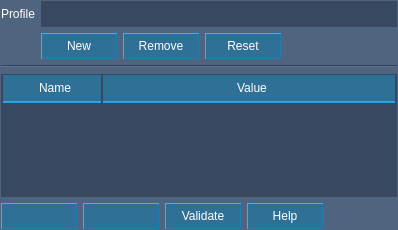
<?xml version="1.0" encoding="UTF-8"?>
<ui version="4.0">
 <class>QgsRasterFormatSaveOptionsWidgetBase</class>
 <widget class="QWidget" name="QgsRasterFormatSaveOptionsWidgetBase">
  <property name="geometry">
   <rect>
    <x>0</x>
    <y>0</y>
    <width>398</width>
    <height>230</height>
   </rect>
  </property>
  <property name="windowTitle">
   <string>Form</string>
  </property>
  <property name="styleSheet">
   <string notr="true">QWidget{
	color:#ffffff;
	background-color:#4f647f;
}
</string>
  </property>
  <layout class="QGridLayout" name="gridLayout">
   <property name="leftMargin">
    <number>1</number>
   </property>
   <property name="topMargin">
    <number>1</number>
   </property>
   <property name="rightMargin">
    <number>1</number>
   </property>
   <property name="bottomMargin">
    <number>1</number>
   </property>
   <item row="0" column="1">
    <layout class="QGridLayout" name="gridLayout_3">
     <item row="1" column="1">
      <widget class="QWidget" name="mProfileButtons" native="true">
       <layout class="QHBoxLayout" name="mProfileButtonsLayout">
        <property name="leftMargin">
         <number>0</number>
        </property>
        <property name="topMargin">
         <number>0</number>
        </property>
        <property name="rightMargin">
         <number>0</number>
        </property>
        <property name="bottomMargin">
         <number>0</number>
        </property>
        <item>
         <widget class="QPushButton" name="mProfileNewButton">
          <property name="minimumSize">
           <size>
            <width>76</width>
            <height>26</height>
           </size>
          </property>
          <property name="styleSheet">
           <string notr="true">QPushButton{
	color:#ffffff;
	background-color:#2f7196;
	border-top:1px solid #44aeea;
	border-left:1px solid #44aeea;
	border-bottom:1px solid #217cb1;
	border-right:1px solid #217cb1;
}

QPushButton:hover{
	color:#ffffff;
	background-color:#0f8dc8;
}

QPushButton:pressed{
	color:#ffffff;
	background-color:#256081;
	border:1px solid #44aeea;	
}</string>
          </property>
          <property name="text">
           <string>New</string>
          </property>
          <property name="icon">
           <iconset>
            <normaloff>:/images/themes/default/symbologyAdd.svg</normaloff>:/images/themes/default/symbologyAdd.svg</iconset>
          </property>
         </widget>
        </item>
        <item>
         <widget class="QPushButton" name="mProfileDeleteButton">
          <property name="minimumSize">
           <size>
            <width>76</width>
            <height>26</height>
           </size>
          </property>
          <property name="styleSheet">
           <string notr="true">QPushButton{
	color:#ffffff;
	background-color:#2f7196;
	border-top:1px solid #44aeea;
	border-left:1px solid #44aeea;
	border-bottom:1px solid #217cb1;
	border-right:1px solid #217cb1;
}

QPushButton:hover{
	color:#ffffff;
	background-color:#0f8dc8;
}

QPushButton:pressed{
	color:#ffffff;
	background-color:#256081;
	border:1px solid #44aeea;	
}</string>
          </property>
          <property name="text">
           <string>Remove</string>
          </property>
          <property name="icon">
           <iconset>
            <normaloff>:/images/themes/default/symbologyRemove.svg</normaloff>:/images/themes/default/symbologyRemove.svg</iconset>
          </property>
         </widget>
        </item>
        <item>
         <widget class="QPushButton" name="mProfileResetButton">
          <property name="minimumSize">
           <size>
            <width>76</width>
            <height>26</height>
           </size>
          </property>
          <property name="styleSheet">
           <string notr="true">QPushButton{
	color:#ffffff;
	background-color:#2f7196;
	border-top:1px solid #44aeea;
	border-left:1px solid #44aeea;
	border-bottom:1px solid #217cb1;
	border-right:1px solid #217cb1;
}

QPushButton:hover{
	color:#ffffff;
	background-color:#0f8dc8;
}

QPushButton:pressed{
	color:#ffffff;
	background-color:#256081;
	border:1px solid #44aeea;	
}</string>
          </property>
          <property name="text">
           <string>Reset</string>
          </property>
          <property name="icon">
           <iconset>
            <normaloff>:/images/themes/default/mActionUndo.svg</normaloff>:/images/themes/default/mActionUndo.svg</iconset>
          </property>
         </widget>
        </item>
        <item>
         <spacer name="horizontalSpacer_2">
          <property name="orientation">
           <enum>Qt::Horizontal</enum>
          </property>
          <property name="sizeHint" stdset="0">
           <size>
            <width>40</width>
            <height>20</height>
           </size>
          </property>
         </spacer>
        </item>
       </layout>
      </widget>
     </item>
     <item row="0" column="1">
      <widget class="QComboBox" name="mProfileComboBox">
       <property name="sizePolicy">
        <sizepolicy hsizetype="MinimumExpanding" vsizetype="Fixed">
         <horstretch>0</horstretch>
         <verstretch>0</verstretch>
        </sizepolicy>
       </property>
       <property name="minimumSize">
        <size>
         <width>150</width>
         <height>26</height>
        </size>
       </property>
       <property name="styleSheet">
        <string notr="true">QComboBox{
	color:#ffffff;
	background-color:#384861;
	border:0px;
}

QComboBox:hover{
	color:#ffffff;
	background-color:#384861;
	border:1px solid #63bbff;
}

QComboBox::down-arrow{	
	image: url(:/images/down_arrow.png);
	background-color:transparent;
}

QComboBox::drop-down{
	border:0px;
	width:26px;
	background-color:transparent;
}

QComboBox::drop-down:hover {
	color:white;
	border:0px;
	width:26px;
    background-color:transparent;
}

QComboBox QAbstractItemView {
	color:#3c3c3c;
	outline:none;
	border:1px solid #63bbff;
    background-color:#f6fafb;
}

QComboBox QAbstractItemView::item {
	outline:none;
	height:26px;
}

QComboBox QAbstractItemView::item:hover {
	color:white;
	outline:none;
	height:26px;
    background-color:#63bbff;	
}
QComboBox QAbstractItemView::item:selected {
	outline:none;
	border:0px;
	height:26px;
	color:#63bbff;
 	outline:none;
}</string>
       </property>
      </widget>
     </item>
     <item row="0" column="0">
      <widget class="QLabel" name="mProfileLabel">
       <property name="styleSheet">
        <string notr="true">QLabel{
	color:#ffffff;
	background-color:transparent;
}</string>
       </property>
       <property name="text">
        <string>Profile</string>
       </property>
      </widget>
     </item>
    </layout>
   </item>
   <item row="2" column="1">
    <widget class="QStackedWidget" name="mOptionsStackedWidget">
     <property name="currentIndex">
      <number>0</number>
     </property>
     <widget class="QWidget" name="page">
      <layout class="QGridLayout" name="gridLayout_2">
       <property name="leftMargin">
        <number>0</number>
       </property>
       <property name="topMargin">
        <number>0</number>
       </property>
       <property name="rightMargin">
        <number>0</number>
       </property>
       <property name="bottomMargin">
        <number>0</number>
       </property>
       <item row="0" column="0">
        <widget class="QTableWidget" name="mOptionsTable">
         <property name="minimumSize">
          <size>
           <width>204</width>
           <height>0</height>
          </size>
         </property>
         <property name="styleSheet">
          <string notr="true">QTableWidget{
color:#ffffff;
border:1px solid #384861;
background-color:#384861;
alternate-background-color:#e0e5e8;
}

QTableView QHeaderView::section{
	color:#ffffff;
	background-color:#2f7196;
	border:0px;
	padding-left:6px;
	border-left:1px solid #384861;
	border-right:1px solid #384861;
	border-bottom:2px solid #2ba3e7;
	height:26px;
}

QScrollBar:horizontal{
background-color:#2b394f;
height:12px;
}

QScrollBar::handle:horizontal{
margin:2px;
background-color:#2f7196;
}

QScrollBar::add-line:horizontal{
width:8px;
height:8px;
background-color:transparent;
subcontrol-position:right;
}

QScrollBar::sub-line:horizontal{
width:8px;
height:8px;
background-color:transparent;
subcontrol-position:left;
}

QScrollBar:vertical{
background-color:#2b394f;
width:12px;
}

QScrollBar::add-page:horizontal{
background:transparent;
}

QScrollBar::sub-page:horizontal{
background:transparent;
}

QScrollBar::add-page:vertical{
background:transparent;
}

QScrollBar::sub-page:vertical{
background:transparent;
}

QScrollBar::handle:vertical{
margin:2px;
background-color:#2f7196;
}

QScrollBar::add-line:vertical{
width:8px;
height:8px;
background-color:transparent;
subcontrol-position:bottom;
}

QScrollBar::sub-line:vertical{
width:8px;
height:8px;
background-color:transparent;
subcontrol-position:top;
}

QTableWidget::Item{
border:0px;
}

QTableWidget::Item:hover{
color:#ffffff;
border:0px;
background-color:#2887f1;
}

QTableWidget::Item:selected{
color:#ffffff;
border:0px;
background-color:#2887f1;
}

</string>
         </property>
         <attribute name="horizontalHeaderMinimumSectionSize">
          <number>30</number>
         </attribute>
         <attribute name="horizontalHeaderStretchLastSection">
          <bool>true</bool>
         </attribute>
         <column>
          <property name="text">
           <string>Name</string>
          </property>
         </column>
         <column>
          <property name="text">
           <string>Value</string>
          </property>
         </column>
        </widget>
       </item>
       <item row="1" column="0">
        <layout class="QGridLayout" name="gridLayout_4">
         <item row="0" column="0">
          <widget class="QPushButton" name="mOptionsAddButton">
           <property name="sizePolicy">
            <sizepolicy hsizetype="Minimum" vsizetype="Fixed">
             <horstretch>0</horstretch>
             <verstretch>0</verstretch>
            </sizepolicy>
           </property>
           <property name="minimumSize">
            <size>
             <width>76</width>
             <height>26</height>
            </size>
           </property>
           <property name="styleSheet">
            <string notr="true">QPushButton{
	color:#ffffff;
	background-color:#2f7196;
	border-top:1px solid #44aeea;
	border-left:1px solid #44aeea;
	border-bottom:1px solid #217cb1;
	border-right:1px solid #217cb1;
}

QPushButton:hover{
	color:#ffffff;
	background-color:#0f8dc8;
}

QPushButton:pressed{
	color:#ffffff;
	background-color:#256081;
	border:1px solid #44aeea;	
}</string>
           </property>
           <property name="text">
            <string/>
           </property>
           <property name="icon">
            <iconset>
             <normaloff>:/images/themes/default/symbologyAdd.svg</normaloff>:/images/themes/default/symbologyAdd.svg</iconset>
           </property>
           <property name="iconSize">
            <size>
             <width>16</width>
             <height>16</height>
            </size>
           </property>
          </widget>
         </item>
         <item row="0" column="1">
          <widget class="QPushButton" name="mOptionsDeleteButton">
           <property name="sizePolicy">
            <sizepolicy hsizetype="Minimum" vsizetype="Fixed">
             <horstretch>0</horstretch>
             <verstretch>0</verstretch>
            </sizepolicy>
           </property>
           <property name="minimumSize">
            <size>
             <width>76</width>
             <height>26</height>
            </size>
           </property>
           <property name="styleSheet">
            <string notr="true">QPushButton{
	color:#ffffff;
	background-color:#2f7196;
	border-top:1px solid #44aeea;
	border-left:1px solid #44aeea;
	border-bottom:1px solid #217cb1;
	border-right:1px solid #217cb1;
}

QPushButton:hover{
	color:#ffffff;
	background-color:#0f8dc8;
}

QPushButton:pressed{
	color:#ffffff;
	background-color:#256081;
	border:1px solid #44aeea;	
}</string>
           </property>
           <property name="text">
            <string/>
           </property>
           <property name="icon">
            <iconset>
             <normaloff>:/images/themes/default/symbologyRemove.svg</normaloff>:/images/themes/default/symbologyRemove.svg</iconset>
           </property>
          </widget>
         </item>
         <item row="0" column="2">
          <widget class="QPushButton" name="mOptionsValidateButton">
           <property name="minimumSize">
            <size>
             <width>76</width>
             <height>26</height>
            </size>
           </property>
           <property name="styleSheet">
            <string notr="true">QPushButton{
	color:#ffffff;
	background-color:#2f7196;
	border-top:1px solid #44aeea;
	border-left:1px solid #44aeea;
	border-bottom:1px solid #217cb1;
	border-right:1px solid #217cb1;
}

QPushButton:hover{
	color:#ffffff;
	background-color:#0f8dc8;
}

QPushButton:pressed{
	color:#ffffff;
	background-color:#256081;
	border:1px solid #44aeea;	
}</string>
           </property>
           <property name="text">
            <string>Validate</string>
           </property>
          </widget>
         </item>
         <item row="0" column="3">
          <widget class="QPushButton" name="mOptionsHelpButton">
           <property name="minimumSize">
            <size>
             <width>76</width>
             <height>26</height>
            </size>
           </property>
           <property name="styleSheet">
            <string notr="true">QPushButton{
	color:#ffffff;
	background-color:#2f7196;
	border-top:1px solid #44aeea;
	border-left:1px solid #44aeea;
	border-bottom:1px solid #217cb1;
	border-right:1px solid #217cb1;
}

QPushButton:hover{
	color:#ffffff;
	background-color:#0f8dc8;
}

QPushButton:pressed{
	color:#ffffff;
	background-color:#256081;
	border:1px solid #44aeea;	
}</string>
           </property>
           <property name="text">
            <string>Help</string>
           </property>
          </widget>
         </item>
         <item row="0" column="4">
          <spacer name="horizontalSpacer">
           <property name="orientation">
            <enum>Qt::Horizontal</enum>
           </property>
           <property name="sizeHint" stdset="0">
            <size>
             <width>40</width>
             <height>20</height>
            </size>
           </property>
          </spacer>
         </item>
        </layout>
       </item>
      </layout>
     </widget>
     <widget class="QWidget" name="page_2">
      <layout class="QVBoxLayout" name="verticalLayout_2">
       <property name="leftMargin">
        <number>0</number>
       </property>
       <property name="topMargin">
        <number>0</number>
       </property>
       <property name="rightMargin">
        <number>0</number>
       </property>
       <property name="bottomMargin">
        <number>0</number>
       </property>
       <item>
        <widget class="QLineEdit" name="mOptionsLineEdit">
         <property name="minimumSize">
          <size>
           <width>0</width>
           <height>26</height>
          </size>
         </property>
         <property name="toolTip">
          <string>Insert KEY=VALUE pairs separated by spaces</string>
         </property>
         <property name="styleSheet">
          <string notr="true">QLineEdit{
	color:#ffffff;
	background-color:#384861;
	border:0px;
}

QLineEdit:hover{
	color:#ffffff;
	background-color:#384861;
	border:1px solid #2ba3e7;
}</string>
         </property>
         <property name="alignment">
          <set>Qt::AlignLeading|Qt::AlignLeft|Qt::AlignTop</set>
         </property>
        </widget>
       </item>
      </layout>
     </widget>
    </widget>
   </item>
   <item row="1" column="1">
    <widget class="Line" name="mSeparator">
     <property name="orientation">
      <enum>Qt::Horizontal</enum>
     </property>
    </widget>
   </item>
  </layout>
 </widget>
 <tabstops>
  <tabstop>mProfileComboBox</tabstop>
  <tabstop>mProfileNewButton</tabstop>
  <tabstop>mProfileDeleteButton</tabstop>
  <tabstop>mProfileResetButton</tabstop>
  <tabstop>mOptionsTable</tabstop>
  <tabstop>mOptionsAddButton</tabstop>
  <tabstop>mOptionsDeleteButton</tabstop>
  <tabstop>mOptionsValidateButton</tabstop>
  <tabstop>mOptionsHelpButton</tabstop>
  <tabstop>mOptionsLineEdit</tabstop>
 </tabstops>
 <resources>
  <include location="ui.qrc"/>
 </resources>
 <connections/>
</ui>
